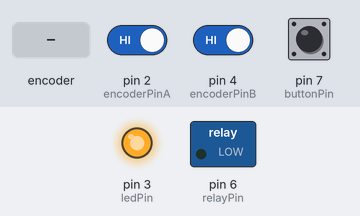
The sketch below on a simulated Arduino Uno, built with avr-gcc and run on an emulated ATmega328P. On the bench: switched loads named in the sketch (green lamp = pin HIGH), output pins drawn as LEDs (lit = HIGH). The test bench sets the inputs (shaded band); at power-on: pin 2 (encoderPinA) HIGH, pin 4 (encoderPinB) HIGH, pin 7 (buttonPin) HIGH.

Above: at 1.2 s.
1.3 s: rotary encoder on pin 2 (encoderPinA) / pin 4 (encoderPinB) turned 3 steps (first pin leading)
Timing chart, 0 to 4.3 s (numbered marks = the images above; inputs shaded):
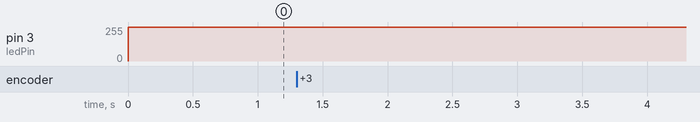

The sketch:

Equanta.ino
```cpp
#include <Bounce2.h>
#include <math.h>

// Pins for the encoder
const int encoderPinA = 2;
const int encoderPinB = 4;

const int buttonPin = 7;
const int ledPin = 3;
const int relayPin = 6;
bool debug = false;

// Variables to track the encoder position
volatile int encoderPos = 0;
volatile int lastEncoded = 0;

const int batteryFullEncoder = 200;

// Instantiate Bounce object for debouncing the button
Bounce buttonDebouncer = Bounce();

void setup() {
  if (debug)
  {
    Serial.begin(115200);
    Serial.println("Encoder Test");
  }

  // Set up encoder pins
  pinMode(encoderPinA, INPUT_PULLUP);
  pinMode(encoderPinB, INPUT_PULLUP);
  // Button
  pinMode(buttonPin, INPUT_PULLUP);
  buttonDebouncer.attach(buttonPin);
  buttonDebouncer.interval(50); // Set debounce interval to 50 milliseconds

  pinMode(ledPin, OUTPUT);
  digitalWrite(ledPin, HIGH);
  pinMode(relayPin, OUTPUT);
  digitalWrite(relayPin, LOW);

}
int loop_count = 1;

void loop() {
  int MSB = digitalRead(encoderPinA); // MSB = most significant bit
  int LSB = digitalRead(encoderPinB); // LSB = least significant bit

  int encoded = (MSB << 1) | LSB; // Converting the 2 pin value to single number
  int sum = (lastEncoded << 2) | encoded; // Adding it to the previous encoded value

  if (sum == 0b1101 || sum == 0b0100 || sum == 0b0010 || sum == 0b1011) encoderPos++;
  if (sum == 0b1110 || sum == 0b0111 || sum == 0b0001 || sum == 0b1000) encoderPos++;

  lastEncoded = encoded;

  if (encoderPos >= batteryFullEncoder)
  {
//    int sign = abs(encoderPos)/encoderPos;
//    encoderPos = batteryFullEncoder * sign;
    encoderPos = 0;
    //glow light and wait for button press
    glowLightAndWaitForButton();
    digitalWrite(relayPin, HIGH);
    delay(23000);
  }
  digitalWrite(relayPin, LOW);
  if (debug)
  {
    // Print the encoder position
    Serial.print("Encoder position: \t");
    Serial.print(encoderPos);

    Serial.print("\t\tMSB: \t");
    Serial.print(digitalRead(encoderPinA));

    Serial.print("\t\tLSB: \t");
    Serial.println(digitalRead(encoderPinB));
  }

  if (loop_count % 25 == 0)
  {
    if (abs(encoderPos) > 0)
      encoderPos -= encoderPos/abs(encoderPos);
    loop_count=1;
  }
  loop_count++;

  updateLEDBrightness(encoderPos);

  delay(1); // Update every 100 ms
}

void updateLEDBrightness(int encoderPos) {
  int absPos = abs(encoderPos); // Get the absolute value of the encoder position
  int brightness = map(absPos, 0, batteryFullEncoder, 0, 255); // Map the position to a brightness value
  analogWrite(ledPin, 255 - brightness); // Invert the brightness for the LED
}
void glowLightAndWaitForButton() {
  // Pulse the LED
  while (true) {
    // Calculate the brightness for the pulsing effect
    unsigned long currentTime = millis();
    float angle = 2.0 * PI * (currentTime % 1000) / 1000.0; // 1 second period
    int brightness = 127 + 127 * sin(angle); // Sine wave

    // Set the LED brightness (inverted)
    analogWrite(ledPin, 255 - brightness);

    // Check if the button is pressed
    buttonDebouncer.update();
    if (buttonDebouncer.fell()) {
      // Turn off the LED and break the loop when button is pressed
      digitalWrite(ledPin, HIGH);
      break;
    }
  }
}
```
